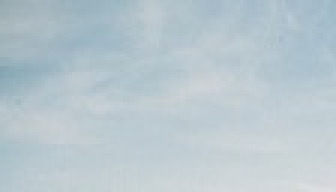
#> input picture TP3/images/train/cielo.jpg, 112 x 64 px, shrunk from 350 x 200 before the run, found by its file name (shown 3 times larger); its folder holds 3 pictures in this run
$ python 3d_plot.py
#> lines starting #> are read from the running program, lines starting #| are printed output that depends on the picture
import os
import numpy as np
from PIL import Image
import matplotlib.pyplot as plt
from mpl_toolkits.mplot3d import Axes3D

def plot_rgb_values_from_images(image_folder):
#> called with image_folder = './images/train'
    fig = plt.figure()
    ax = fig.add_subplot(111, projection='3d')

    # Usar la paleta 'tab20' para colores distintivos
    cmap = plt.get_cmap('tab20')
    num_images = len([f for f in os.listdir(image_folder) if f.endswith(('png', 'jpg', 'jpeg', 'bmp', 'tiff'))])
    colors = [cmap(i % 20) for i in range(num_images)]  # Ajustar si hay más de 20 imágenes

    # Recorrer cada imagen en el folder
    for idx, image_file in enumerate(os.listdir(image_folder)):
        if image_file.endswith(('png', 'jpg', 'jpeg', 'bmp', 'tiff')):
            image_path = os.path.join(image_folder, image_file)
            img = Image.open(image_path)
#> img is the input picture: PIL image 112x64 RGB; mean R, G, B 184.5, 199.3, 206.4
            img = img.convert('RGB')
            img_data = np.array(img)

            # Extraer los valores RGB
            r = img_data[:, :, 0].flatten()
#> r = 7168 values, max 221 at index 7162, min 133 at index 2688, mean 184.5
            g = img_data[:, :, 1].flatten()
#> g = 7168 values, max 223 at index 7160, min 164 at index 2464, mean 199.3
            b = img_data[:, :, 2].flatten()
#> b = 7168 values, max 225 at index 6932, min 173 at index 0, mean 206.4

            # Plotear los valores RGB en el gráfico 3D
            ax.scatter(r, g, b, color=colors[idx], label=image_file, alpha=0.6)

    # Etiquetas y configuración del gráfico
    ax.set_xlabel('Red')
    ax.set_ylabel('Green')
    ax.set_zlabel('Blue')
    plt.legend(loc='best')
    plt.show()
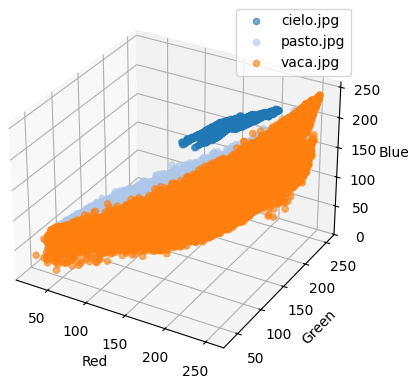
#> figure drawn by matplotlib, 1 panel

# Llamar a la función pasando la carpeta de imágenes
plot_rgb_values_from_images('./images/train')
